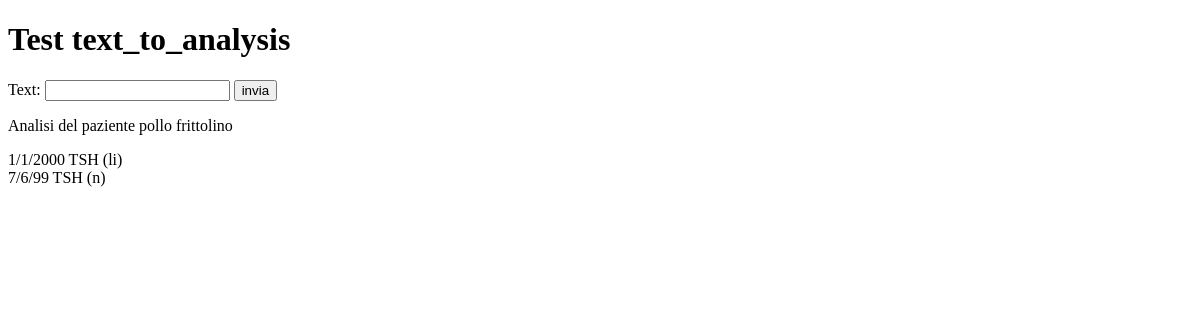
/patients/test/, run on an earlier commit of the app's database.
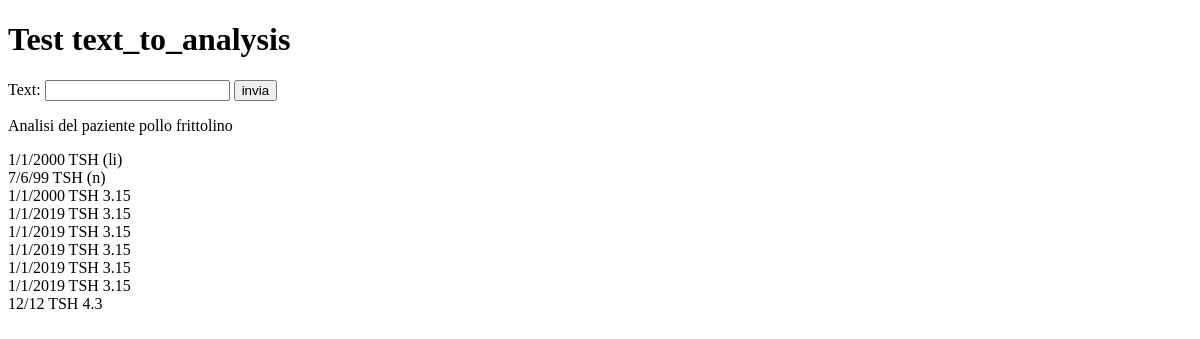
And on a later commit of the database.
### patients/models.py (models this page shows, shortened)
class ClinicalElement(models.Model):
    date = ItalianPeriodDateField(verbose_name='data', default='01/01/2000')
    name = models.CharField(verbose_name='nome', max_length=250)
    patient = models.ForeignKey(Patient, on_delete=models.CASCADE,
                                verbose_name='paziente')
    class Meta:
        abstract = True

class Analysis(ClinicalElement):
    name = models.ForeignKey(AnalysisName, verbose_name='nome',
                             on_delete=models.CASCADE)
    value = models.FloatField(blank=True, null=True, verbose_name='valore',
                              validators=[MinValueValidator(limit_value=0),])
    rate = models.CharField(max_length=2, choices=RATING_CHOICES, blank=True,
                            verbose_name='valutazione', null=True)
    lower_limit = models.FloatField(blank=True, null=True,
                                    verbose_name='limite inferiore')
    upper_limit = models.FloatField(blank=True, null=True,
                                    verbose_name='limite superiore')
    unit = models.CharField(max_length=10, verbose_name='unità di misura',
                            blank=True, null=True)
    objects = AnalysisManager()
    _tolerance = 0.05
    def rating(self): # TODO: ugly function
        if self.rate: return self.rate
    def __str__(self):
        form = f"{str(self.date)} {self.name.short_name} " # TODO: return better date
        if self.value:
            form = form + str(self.value)
            if self.unit:
                form = ' ' + form + ' ' + self.unit
            return form
        return form + '(' + self.rating() + ')'
    class Meta:
        verbose_name = 'analisi'
        verbose_name_plural = 'analisi'

class AnalysisName(models.Model):
    name = models.CharField(verbose_name='nome', max_length=100)
    short_name = models.CharField(verbose_name='abbreviazione', max_length=25)
    class Meta:
        verbose_name = 'tipo analisi'
        verbose_name_plural = "tipi analisi"

### patients/views.py (the view, shortened to what this page needs)
# urls.py: path('test/', TestTextToAnalysisView.as_view(),
class TestTextToAnalysisView(ListView, FormView): # TODO: check errors in text_to_analysis
    model = Analysis
    form_class = TextToAnalysisForm
    success_url = '/patients/test'
    template_name = "patients/test_panel_text_to_analysis.html"
    context_object_name = 'context'
    queryset = Analysis.objects.filter(patient__last_name__startswith='po')
    def get_context_data(self, **kwargs):
        context = super().get_context_data(**kwargs)
        context['patient'] = Patient.objects.get(last_name__startswith='po')
        return context

### patients/forms.py
class TextToAnalysisForm(forms.Form):
    text = forms.CharField()
    patient = forms.CharField()

### patients/tools.py (called while the page is built)
    @classmethod
    def fromstring(cls, time: str):
        day = None
        month = None
        tokens = time.split('/')
        tokens.reverse()
        tokens_number = len(tokens)
        if tokens_number >= 1:
            year = int(tokens[0])
        if tokens_number > 1:
            month = int(tokens[1])
        if tokens_number > 2:
            day = int(tokens[2])
        return cls(year, month, day)

    def __str__(self):
        if self._day:
            day = str(self._day) + '/'
        else:
            day = ''
        if self._month:
            month = str(self._month) + '/'
        else:
            month = ''
        return f"{day}{month}{self._year}"

    def from_db_value(self, value, expression, connection):
        if value is None:
            return value
        try:
            return ItalianPeriodDate.fromstring(value)
        except ValueError:
            raise ValidationError('valore non valido')

### patients/templates/patients/test_panel_text_to_analysis.html (shortened to what this page needs)
<!DOCTYPE html>
<html lang="en">
<head>
</head>
<body>
  <h1>Test text_to_analysis</h1>
  <form action="" method="post">
    {{ form.text.label_tag }} {{ form.text }}
    <input type="submit" value="invia">
  </form>
  <p>Analisi del paziente {{ patient.last_name }} {{ patient.first_name }}</p>
  {% for analysis in context %}
    {{ analysis }} <br>
  {% endfor %}
</body>
</html>

What changed in the data, as far as the page shows it:
added Analysis: date+name+value "1/1/2000 TSH 3.15"
added Analysis: date+name+value "1/1/2019 TSH 3.15"
added Analysis: date+name+value "1/1/2019 TSH 3.15"
added Analysis: date+name+value "1/1/2019 TSH 3.15"
added Analysis: date+name+value "1/1/2019 TSH 3.15"
added Analysis: date+name+value "1/1/2019 TSH 3.15"
added Analysis: date+name+value "12/12 TSH 4.3"
